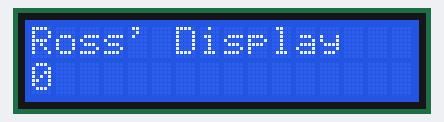
Bench run of a sketch on a simulated Arduino Uno, built with avr-gcc and run on an emulated ATmega328P. Shown: 16×2 character LCD.

Above: at 0.1 s.
At 4.1 s:
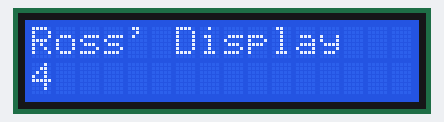
At 9.1 s:
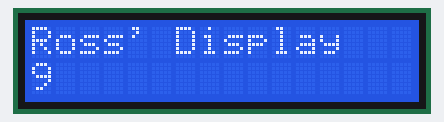
At 19.1 s:
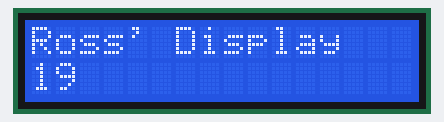
At 28.1 s:
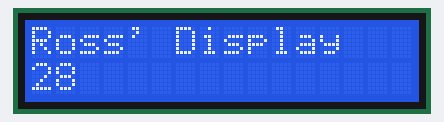
At 38.1 s:
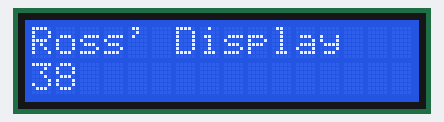

The sketch:

lcd_test.ino
```cpp
#include <LiquidCrystal.h>

LiquidCrystal lcd (2,3,4,5,6,7);

int time = 0;

void setup() {
  lcd.begin(16, 2);
  lcd.print("Ross' Display");
}

void loop() {
  lcd.setCursor(0,1);
  lcd.print(time);
  delay(1000);
  time++;
}
```

Measured:
- what the display in image 1 shows lasts 1.0 s, from 4.1 s to 5.1 s
